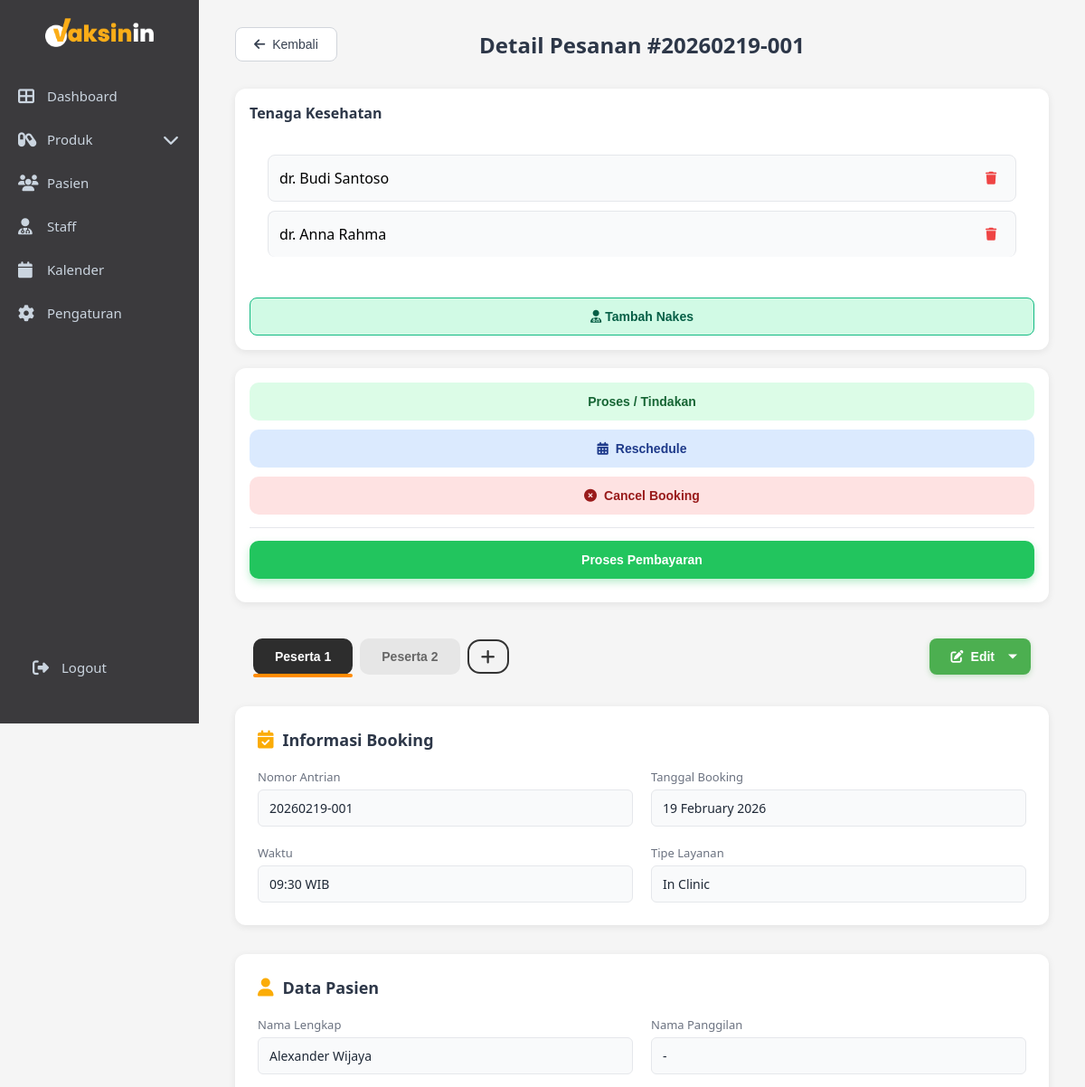
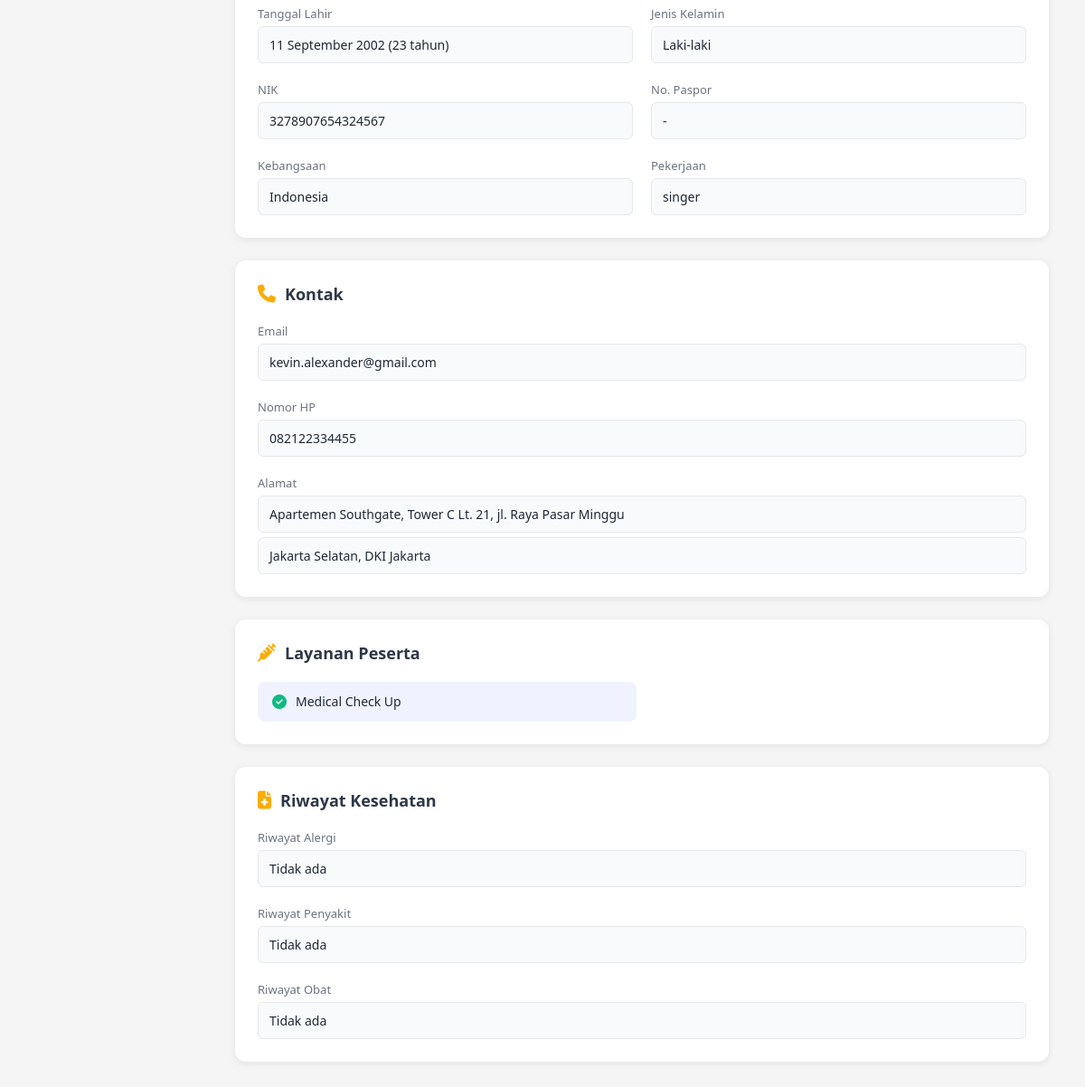
Screenshot of /admin/booking_detail.php?id=119 with the database file from the repository (2 pictures, top to bottom).
### tables this page shows
CREATE TABLE `bookings` (
  `id` int NOT NULL,
  `parent_id` int DEFAULT NULL,
  `patient_id` int NOT NULL,
  `service_type` enum('Home Service','In Clinic') NOT NULL,
  `nomor_antrian` varchar(20) NOT NULL,
  `tanggal_booking` date NOT NULL,
  `waktu_booking` time NOT NULL,
  `status` enum('pending','confirmed','completed','cancelled') DEFAULT 'pending',
  `catatan` text,
  `created_at` datetime NOT NULL,
  `updated_at` datetime DEFAULT CURRENT_TIMESTAMP ON UPDATE CURRENT_TIMESTAMP,
  `doctor_id` int DEFAULT NULL,
  `payment_status` enum('unpaid','paid') DEFAULT 'unpaid',
  `tindakan_selesai` tinyint(1) DEFAULT '0'
);

CREATE TABLE `patients` (
  `id` int NOT NULL,
  `no_rekam_medis` varchar(20) NOT NULL,
  `nama_lengkap` varchar(100) NOT NULL,
  `nama_panggilan` varchar(50) DEFAULT NULL,
  `tanggal_lahir` date NOT NULL,
  `usia` int DEFAULT NULL,
  `kategori_usia` enum('Anak','Dewasa') NOT NULL,
  `jenis_kelamin` enum('L','P') NOT NULL,
  `nik` varchar(16) DEFAULT NULL,
  `paspor` varchar(20) DEFAULT NULL,
  `kebangsaan` varchar(50) DEFAULT 'Indonesia',
  `pekerjaan` varchar(100) DEFAULT NULL,
  `nama_wali` varchar(100) DEFAULT NULL,
  `riwayat_alergi` text,
  `riwayat_penyakit` text,
  `riwayat_obat` text,
  `pelayanan` varchar(50) NOT NULL,
  `created_at` timestamp NOT NULL DEFAULT CURRENT_TIMESTAMP,
  `updated_at` timestamp NOT NULL DEFAULT CURRENT_TIMESTAMP ON UPDATE CURRENT_TIMESTAMP
);

CREATE TABLE `patient_emails` (
  `id` int NOT NULL,
  `patient_id` int NOT NULL,
  `email` varchar(100) NOT NULL,
  `is_primary` tinyint(1) DEFAULT '0'
);

CREATE TABLE `patient_phones` (
  `id` int NOT NULL,
  `patient_id` int NOT NULL,
  `phone` varchar(20) NOT NULL,
  `is_primary` tinyint(1) DEFAULT '0'
);

CREATE TABLE `patient_addresses` (
  `id` int NOT NULL,
  `patient_id` int NOT NULL,
  `alamat` text NOT NULL,
  `provinsi` varchar(100) DEFAULT NULL,
  `kota` varchar(100) DEFAULT NULL,
  `is_primary` tinyint(1) DEFAULT '0'
);

CREATE TABLE `booking_services` (
  `id` int NOT NULL,
  `parent_booking_id` int DEFAULT NULL,
  `booking_id` int NOT NULL,
  `patient_id` int DEFAULT NULL,
  `nama_layanan` varchar(100) NOT NULL,
  `created_at` datetime DEFAULT CURRENT_TIMESTAMP,
  `service_id` int DEFAULT NULL,
  `harga` int DEFAULT '0',
  `diskon` int DEFAULT '0',
  `diskon_tipe` enum('persen','nilai') DEFAULT 'nilai',
  `total` int DEFAULT '0'
);

CREATE TABLE `staff` (
  `id` int NOT NULL,
  `nama_lengkap` varchar(150) NOT NULL,
  `gelar` varchar(50) DEFAULT NULL,
  `sip` varchar(50) DEFAULT NULL,
  `role` enum('dokter','perawat','admin') NOT NULL,
  `created_at` timestamp NOT NULL DEFAULT CURRENT_TIMESTAMP
);

### admin/booking_detail.php (the view, shortened to what the rows shown need)
<?php
include "../config.php";
$booking_id = isset($_GET['id']) ? intval($_GET['id']) : 0;
$sql = "
SELECT
    b.id AS booking_id,
    b.*,
    p.id AS patient_id,
    p.*
FROM bookings b
JOIN patients p ON b.patient_id = p.id
WHERE b.id = ? OR b.parent_id = ?
ORDER BY CASE WHEN b.id = ? THEN 0 ELSE 1 END
";
$stmt = $conn->prepare($sql);
$stmt->bind_param("iii", $booking_id, $booking_id, $booking_id);
$stmt->execute();
$participants = $stmt->get_result()->fetch_all(MYSQLI_ASSOC);
$booking = $participants[0];
$sql_staff = "
    SELECT s.id, s.nama_lengkap, s.gelar, s.role
    FROM booking_staff bs
    JOIN staff s ON bs.staff_id = s.id
    WHERE bs.booking_id = ?
";
$stmt_staff = $conn->prepare($sql_staff);
$stmt_staff->bind_param("i", $booking_id);
$stmt_staff->execute();
$staffs = $stmt_staff->get_result();
?>
<!DOCTYPE html>
<html lang="id">
<head>
    <link rel="stylesheet" href="css/admin.css">
    <link rel="stylesheet" href="css/detail.css">
    <link rel="stylesheet" href="css/reschedule.css">
    <link rel="stylesheet" href="css/sidebar-toggle.css">
    <link rel="stylesheet" href="https://cdnjs.cloudflare.com/ajax/libs/font-awesome/6.4.0/css/all.min.css">
</head>
<body>
    <div class="main-content">
        <div class="detail-header">
            <button onclick="window.location.href='dashboard.php'" class="btn-back">
                <i class="fas fa-arrow-left"></i> Kembali
            </button>
            <h1>Detail Pesanan #<?php echo $booking['nomor_antrian']; ?></h1>
        </div>
        <div class="detail-layout">
            <div class="detail-container">
                <div class="tabs-container">
                    <div class="participant-tabs">
                        <?php foreach ($participants as $index => $p): ?>
                            <button
                                class="participant-tab <?= $index == 0 ? 'active' : '' ?>"
                                onclick="showParticipant(<?= $index ?>)">
                                Peserta <?= $index + 1 ?>
                            </button>
                        <?php endforeach; ?>
                        <button class="participant-tab add" onclick="addParticipant()">
                            <i class="fas fa-plus"></i>
                        </button>
                    </div>
                </div>
                <div class="detail-section">
                    <h2><i class="fas fa-calendar-check"></i> Informasi Booking</h2>
                    <div class="detail-grid">
                        <div class="detail-item">
                            <label>Nomor Antrian</label>
                            <p><?php echo htmlspecialchars($booking['nomor_antrian']); ?></p>
                        </div>
                        <div class="detail-item">
                            <label>Tanggal Booking</label>
                            <p><?php echo date('d F Y', strtotime($booking['tanggal_booking'])); ?></p>
                        </div>
                        <div class="detail-item">
                            <label>Waktu</label>
                            <p><?php echo substr($booking['waktu_booking'], 0, 5); ?> WIB</p>
                        </div>
                        <div class="detail-item">
                            <label>Tipe Layanan</label>
                            <p><?php echo htmlspecialchars($booking['service_type']); ?></p>
                        </div>
                    </div>
                </div>
                <?php foreach ($participants as $index => $p): ?>
                <div class="participant-panel <?= $index == 0 ? 'active' : '' ?>"
                    id="participant-<?= $index ?>"
                    data-booking-id="<?= $p['id'] ?>"
                    data-patient-id="<?= $p['patient_id'] ?>">
                    <div class="detail-section">
                        <h2><i class="fas fa-user"></i> Data Pasien</h2>
                        <div class="detail-grid">
                            <div class="detail-item">
                                <label>Nama Lengkap</label>
                                <p><?= htmlspecialchars($p['nama_lengkap']); ?></p>
                            </div>
                            <div class="detail-item">
                                <label>Nama Panggilan</label>
                                <p><?= htmlspecialchars($p['nama_panggilan'] ?: '-'); ?></p>
                            </div>
                            <div class="detail-item">
                                <label>Tanggal Lahir</label>
                                <p>
                                    <?= date('d F Y', strtotime($p['tanggal_lahir'])); ?>
                                    (<?= $p['usia']; ?> tahun)
                                </p>
                            </div>
                            <div class="detail-item">
                                <label>Jenis Kelamin</label>
                                <p><?= $p['jenis_kelamin'] == 'L' ? 'Laki-laki' : 'Perempuan'; ?></p>
                            </div>
                            <div class="detail-item">
                                <label>NIK</label>
                                <p><?= htmlspecialchars($p['nik'] ?: '-'); ?></p>
                            </div>
                            <div class="detail-item">
                                <label>No. Paspor</label>
                                <p><?= htmlspecialchars($p['paspor'] ?: '-'); ?></p>
                            </div>
                            <div class="detail-item">
                                <label>Kebangsaan</label>
                                <p><?= htmlspecialchars($p['kebangsaan']); ?></p>
                            </div>
                            <div class="detail-item">
                                <label>Pekerjaan</label>
                                <p><?= htmlspecialchars($p['pekerjaan'] ?: '-'); ?></p>
                            </div>
                        </div>
                    </div>
                    <div class="detail-section">
                        <h2><i class="fas fa-phone"></i> Kontak</h2>
                        <div class="detail-grid">
                            <div class="detail-item full-width">
                                <label>Email</label>
                                <?php
                                $sql_emails = "SELECT email FROM patient_emails WHERE patient_id = ?";
                                $stmt_e = $conn->prepare($sql_emails);
                                $stmt_e->bind_param("i", $p['patient_id']);
                                $stmt_e->execute();
                                $emails = $stmt_e->get_result();
                                ?>
                                <?php while ($e = $emails->fetch_assoc()): ?>
                                    <p><?= htmlspecialchars($e['email']) ?></p>
                                <?php endwhile; ?>
                            </div>
                            <div class="detail-item full-width">
                                <label>Nomor HP</label>
                                <?php
                                $sql_phones = "SELECT phone FROM patient_phones WHERE patient_id = ?";
                                $stmt_p = $conn->prepare($sql_phones);
                                $stmt_p->bind_param("i", $p['patient_id']);
                                $stmt_p->execute();
                                $phones = $stmt_p->get_result();
                                ?>
                                <?php while ($ph = $phones->fetch_assoc()): ?>
                                    <p><?= htmlspecialchars($ph['phone']) ?></p>
                                <?php endwhile; ?>
                            </div>
                            <div class="detail-item full-width">
                                <label>Alamat</label>
                                <?php
                                $sql_addr = "SELECT * FROM patient_addresses
                                            WHERE patient_id = ? AND is_primary = 1 LIMIT 1";
                                $stmt_a = $conn->prepare($sql_addr);
                                $stmt_a->bind_param("i", $p['patient_id']);
                                $stmt_a->execute();
                                $address = $stmt_a->get_result()->fetch_assoc();
                                ?>
                                <?php if ($address): ?>
                                    <p><?= htmlspecialchars($address['alamat']) ?></p>
                                    <p><?= htmlspecialchars($address['kota']) ?>,
                                    <?= htmlspecialchars($address['provinsi']) ?></p>
                                <?php else: ?>
                                    <p>-</p>
                                <?php endif; ?>
                            </div>
                        </div>
                    </div>
                    <div class="detail-section">
                        <h2><i class="fas fa-syringe"></i> Layanan Peserta</h2>
                        <?php
                        $sql_srv = "
                            SELECT nama_layanan
                            FROM booking_services
                            WHERE booking_id = ?
                            AND patient_id = ?
                        ";
                        $stmt_srv = $conn->prepare($sql_srv);
                        $stmt_srv->bind_param("ii",
                            $p['booking_id'],
                            $p['patient_id']
                        );
                        $stmt_srv->execute();
                        $services = $stmt_srv->get_result();
                        ?>
                        <div class="services-grid">
                            <?php if ($services->num_rows > 0): ?>
                                <?php while ($srv = $services->fetch_assoc()): ?>
                                    <div class="service-item">
                                        <i class="fas fa-check-circle"></i>
                                        <?= htmlspecialchars($srv['nama_layanan']) ?>
                                    </div>
                                <?php endwhile; ?>
                            <?php else: ?>
                                <p>- Tidak ada layanan</p>
                            <?php endif; ?>
                        </div>
                    </div>
                    <div class="detail-section">
                        <h2><i class="fas fa-file-medical"></i> Riwayat Kesehatan</h2>
                        <div class="detail-grid">
                            <div class="detail-item full-width">
                                <label>Riwayat Alergi</label>
                                <p><?= htmlspecialchars($p['riwayat_alergi'] ?: 'Tidak ada') ?></p>
                            </div>
                            <div class="detail-item full-width">
                                <label>Riwayat Penyakit</label>
                                <p><?= htmlspecialchars($p['riwayat_penyakit'] ?: 'Tidak ada') ?></p>
                            </div>
                            <div class="detail-item full-width">
                                <label>Riwayat Obat</label>
                                <p><?= htmlspecialchars($p['riwayat_obat'] ?: 'Tidak ada') ?></p>
                            </div>
                        </div>
                    </div>
                </div>
                <?php endforeach; ?>
            </div>
            <div class="detail-right">
                <div class="side-card">
                    <div class="side-body">
                        <?php if($staffs->num_rows > 0): ?>
                            <?php while($s = $staffs->fetch_assoc()): ?>
                                <div class="staff-item" id="staff-<?= $s['id'] ?>">
                                    <span><?= htmlspecialchars($s['gelar'].' '.$s['nama_lengkap']); ?></span>
                                    <?php if (
                                        $booking['payment_status'] == 'unpaid' &&
                                        !in_array($booking['status'], ['cancelled', 'completed'])
                                    ): ?>
                                        <button class="btn-delete-staff"
                                                onclick="removeStaff(<?= $booking_id ?>, <?= $s['id'] ?>)"
                                                title="Hapus">
                                            <i class="fas fa-trash"></i>
                                        </button>
                                    <?php endif; ?>
                                </div>
                            <?php endwhile; ?>
                        <?php else: ?>
                            <span class="empty-text">Belum ada staff</span>
                        <?php endif; ?>
                    </div>
                </div>
            </div>
        </div>
    </div>
</body>
</html>

### rows the page displays
bookings: nomor_antrian "20260219-001", tanggal_booking "19 February 2026", waktu_booking "09:30", service_type "In Clinic", patient.nama_lengkap "Alexander Wijaya", patient.nama_panggilan "-", patient.tanggal_lahir "11 September 2002", patient.usia "23", patient.nik "3278907654324567", patient.paspor "-", patient.kebangsaan "Indonesia", patient.pekerjaan "singer", patient_addresses.alamat "Apartemen Southgate, Tower C Lt. 21, jl. Raya Pasar Minggu", patient_addresses.kota "Jakarta Selatan", patient_addresses.provinsi "DKI Jakarta", patient.riwayat_alergi "Tidak ada", patient.riwayat_penyakit "Tidak ada", patient.riwayat_obat "Tidak ada"
patient_emails: email "kevin.alexander@gmail.com"
patient_phones: phone "082122334455"
booking_services: nama_layanan "Medical Check Up"
staff: gelar+nama_lengkap "dr. Budi Santoso"
staff: gelar+nama_lengkap "dr. Anna Rahma"
